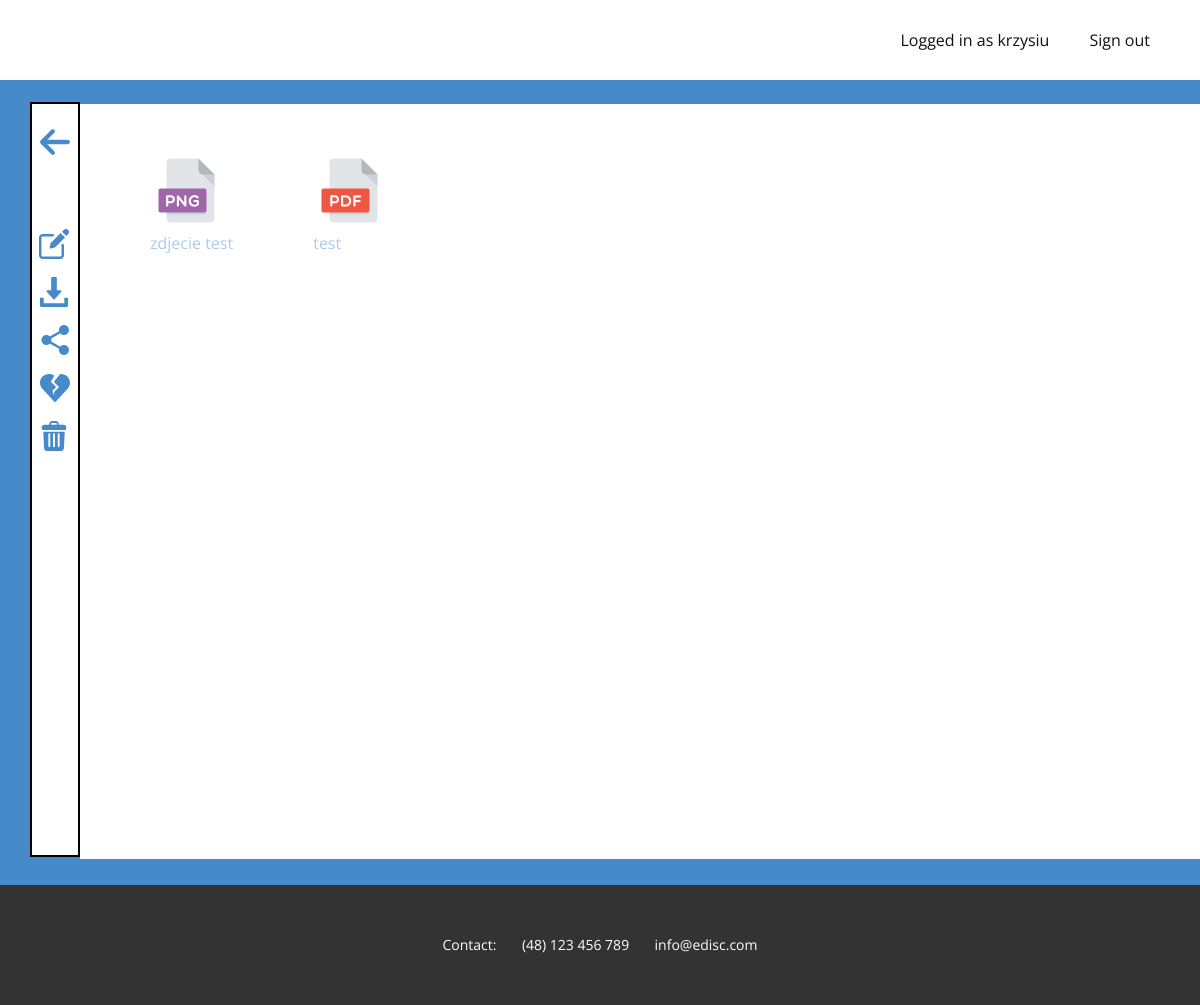
The page /drive/favourites/ (signed in) on the database its author committed.
### mainapp/models.py (models this page shows, shortened)
class File (models.Model):
    fileName = models.CharField(max_length=30)
    extension = models.CharField(max_length=4, default='none')
    content = models.FileField(default='No file loaded')
    directory = models.ForeignKey(Directory, on_delete=models.CASCADE)
    uploadDate = models.DateTimeField()
    inBin = models.BooleanField(default=False)
    isFavourite = models.BooleanField(default=False)

### mainapp/views.py (the view)
# urls.py: path('drive/favourites/', views.favouritePage, name='favourite'),
@login_required(login_url='login')
def favouritePage(request):
    return render(request, 'mainapp/favourites.html')

### mainapp/templates/mainapp/favourites.html (shortened to what this page needs)
{% extends "./base.html" %}
{% block body_content %}
    {% for dir in user.directory_set.all %}
        {% for fil in dir.file_set.all %}
              {% if fil.isFavourite == True and fil.inBin == False %}
                  <div class="floatLeft">
                    <a>
                        <figure>
                            {% if fil.extension == 'pdf' %}
                                <img src="../../static/images/file_icons/pdf_icon.png" width="73" height="81">
                            {% elif fil.extension == 'doc' or fil.extension == 'docx' or fil.extension == 'docs' %}
                                <img src="../../static/images/file_icons/doc_icon.png" width="73" height="81">
                            {% elif fil.extension == 'mov' or fil.extension == 'mp4' or fil.extension == 'mkv' %}
                                <img src="../../static/images/file_icons/mov_icon.png" width="73" height="81">
                            {% elif fil.extension == 'mp3' or fil.extension == 'wav' or fil.extension == 'm4a' %}
                                <img src="../../static/images/file_icons/mp3_icon.png" width="73" height="81">
                            {% elif fil.extension == 'png' or fil.extension == 'jpg' or fil.extension == 'jpeg' %}
                                <img src="../../static/images/file_icons/png_icon.png" width="73" height="81">
                            {% elif fil.extension == 'ppt' %}
                                <img src="../../static/images/file_icons/ppt_icon.png" width="73" height="81">
                            {% elif fil.extension == 'txt' %}
                                <img src="../../static/images/file_icons/txt_icon.png" width="73" height="81">
                            {% elif fil.extension == 'xls' %}
                                <img src="../../static/images/file_icons/xls_icon.png" width="73" height="81">
                            {% elif fil.extension == 'rar' or fil.extension == 'zip' or fil.extension == 'tar' %}
                                <img src="../../static/images/file_icons/zip_icon.png" width="73" height="81">
                            {% else %}
                                <img src="../../static/images/file_icons/file_icon_v2.png" width="75" height="81">
                            {% endif %}
                        <figcaption>
                            {{ fil.fileName }}
                        </figcaption>
                    </figure>
                </a>
            </div>
              {% endif %}
        {% endfor %}
    {% endfor %}
{% endblock %}
{% block list_content %}
    <link rel="stylesheet" href="../../static/css/favourite.css" media="screen">
    <a href="../../drive">
        <span class="u-icon u-icon-circle u-text-palette-1-base u-icon-1"><svg class="u-svg-link" preserveAspectRatio="xMidYMin slice" viewBox="0 0 447.243 447.243" style=""><use xmlns:xlink="http://www.w3.org/1999/xlink" xlink:href="#svg-afa0"></use></svg></span>
    </a>
    <a href="#">
        <span class="u-icon u-icon-circle u-text-palette-1-base u-icon-2"><svg class="u-svg-link" preserveAspectRatio="xMidYMin slice" viewBox="0 0 512 511" style=""><use xmlns:xlink="http://www.w3.org/1999/xlink" xlink:href="#svg-fa6a"></use></svg></span>
    </a>
    <a href="#">
        <span class="u-icon u-icon-circle u-text-palette-1-base u-icon-3"><svg class="u-svg-link" preserveAspectRatio="xMidYMin slice" viewBox="0 0 512 512" style=""><use xmlns:xlink="http://www.w3.org/1999/xlink" xlink:href="#svg-6bec"></use></svg></span>
    </a>
    <a href="#">
        <span class="u-icon u-icon-circle u-text-palette-1-base u-icon-4"><svg class="u-svg-link" preserveAspectRatio="xMidYMin slice" viewBox="-21 0 512 512" style=""><use xmlns:xlink="http://www.w3.org/1999/xlink" xlink:href="#svg-27b0"></use></svg></span>
    </a>
    <a href="#">
        <span class="u-icon u-icon-circle u-text-palette-1-base u-icon-5"><svg class="u-svg-link" preserveAspectRatio="xMidYMin slice" viewBox="0 0 512 512" style=""><use xmlns:xlink="http://www.w3.org/1999/xlink" xlink:href="#svg-2838"></use></svg></span>
    </a>
    <a href="#">
        <span class="u-icon u-icon-circle u-text-palette-1-base u-icon-6"><svg class="u-svg-link" preserveAspectRatio="xMidYMin slice" viewBox="0 0 512 512" style=""><use xmlns:xlink="http://www.w3.org/1999/xlink" xlink:href="#svg-02a3"></use></svg></span>
    </a>
{% endblock %}

### mainapp/templates/mainapp/base.html (shortened to what this page needs)
{% load static %}
<html style="font-size: 16px;">
  <head>
    <link rel="stylesheet" href="../../static/css/nicepage.css" media="screen">
<link rel="stylesheet" href="../../static/css/base_page.css" media="screen">
  </head>
  <body class="u-body"><header class="u-clearfix u-header u-header" id="sec-fa40"><div class="u-clearfix u-sheet u-sheet-1">
        <nav class="u-menu u-menu-dropdown u-offcanvas u-menu-1">
          <div class="u-custom-menu u-nav-container">
<li class="u-nav-item"><b class="u-button-style u-nav-link u-text-active-palette-1-base u-text-hover-palette-2-base" style="padding: 10px 20px;">Logged in as {{ user.username }}</b>
</li><li class="u-nav-item"><a class="u-button-style u-nav-link u-text-active-palette-1-base u-text-hover-palette-2-base" href='/logout' style="padding: 10px 20px;">Sign out</a></ul>
          </li></div>
        </nav>
      </div></header>
  <section class="u-clearfix u-palette-1-base u-section-1" id="sec-0456">
      <div class="u-clearfix u-sheet u-sheet-1">
        <div class="u-container-style u-group u-shape-rectangle u-white u-group-1">
          <div class="u-container-layout u-container-layout-1">
              {% block body_content %}
              {% endblock %}
              </div>
        </div>
        <div class="u-border-2 u-border-black u-container-style u-group u-shape-rectangle u-white u-group-2">
          <div class="u-container-layout u-container-layout-2">
              {% block list_content %}
              {% endblock %}
          </div>
        </div>
      </div>
    </section>
    <footer class="u-align-center u-clearfix u-footer u-grey-80 u-footer" id="sec-69b6"><div class="u-clearfix u-sheet u-sheet-1">
        <p class="u-small-text u-text u-text-variant u-text-1">Contact: &nbsp; &nbsp; &nbsp; (48) 123 456 789 &nbsp; &nbsp; &nbsp; info@edisc.com</p>
      </div></footer>
  </body>
</html>

### mainapp/static/css/base_page.css (style rules this page uses)
.u-section-1 .u-sheet-1 { min-height: 807px; }
.u-section-1 .u-group-1 { width: 1133px; min-height: 755px; height: auto; margin: 26px -43px 0 auto; }
.u-section-1 .u-container-layout-1 { padding: 30px; }
.u-section-1 .u-icon-1 { height: 64px; width: 64px; margin: 0 auto 0 51px; }
.u-section-1 .u-icon-2 { height: 64px; width: 64px; margin: -64px auto 0 145px; }
.u-section-1 .u-icon-3 { height: 64px; width: 64px; margin: -64px auto 0 263px; }
.u-section-1 .u-icon-4 { height: 64px; width: 64px; margin: -64px auto 0 369px; }
.u-section-1 .u-icon-5 { height: 64px; width: 64px; margin: 26px auto 0 51px; }
.u-section-1 .u-icon-6 { height: 64px; width: 64px; margin: -64px auto 0 145px; }
.u-section-1 .u-group-2 { width: 50px; min-height: 755px; height: auto; margin: -755px auto 26px 0; }
.u-section-1 .u-container-layout-2 { padding: 23px 30px 14px; }

### mainapp/static/css/favourite.css (style rules this page uses)
.u-section-1 .u-sheet-1 { min-height: 805px; }
.u-section-1 .u-group-1 { width: 1133px; min-height: 755px; height: auto; margin: 24px -43px 0 auto; }
.u-section-1 .u-container-layout-1 { padding: 30px; }
.u-section-1 .u-group-2 { width: 50px; min-height: 755px; height: auto; margin: -757px auto 24px 0; }
.u-section-1 .u-container-layout-2 { padding: 23px 30px 14px; }
.u-section-1 .u-icon-1 { height: 30px; width: 30px; margin: 0 auto 0 -22px; }
.u-section-1 .u-icon-2 { height: 30px; width: 30px; margin: 72px auto 0 -23px; }
.u-section-1 .u-icon-3 { height: 30px; width: 30px; margin: 18px -7px 0 -23px; }
.u-section-1 .u-icon-4 { height: 30px; width: 30px; margin: 18px -7px 0 -23px; }
.u-section-1 .u-icon-5 { height: 30px; width: 30px; margin: 18px auto 0 -22px; }
.u-section-1 .u-icon-6 { height: 30px; width: 30px; margin: 18px auto 0 -23px; }

### mainapp/templates/mainapp/base.html (style rules this page uses)
div.floatLeft { float: left; }

### rows shown on the page
File: isFavourite True (drawn), fileName "zdjecie test"
File: isFavourite True (drawn), fileName "test"

### other values the page prints
{{ user.username }} "krzysiu"
